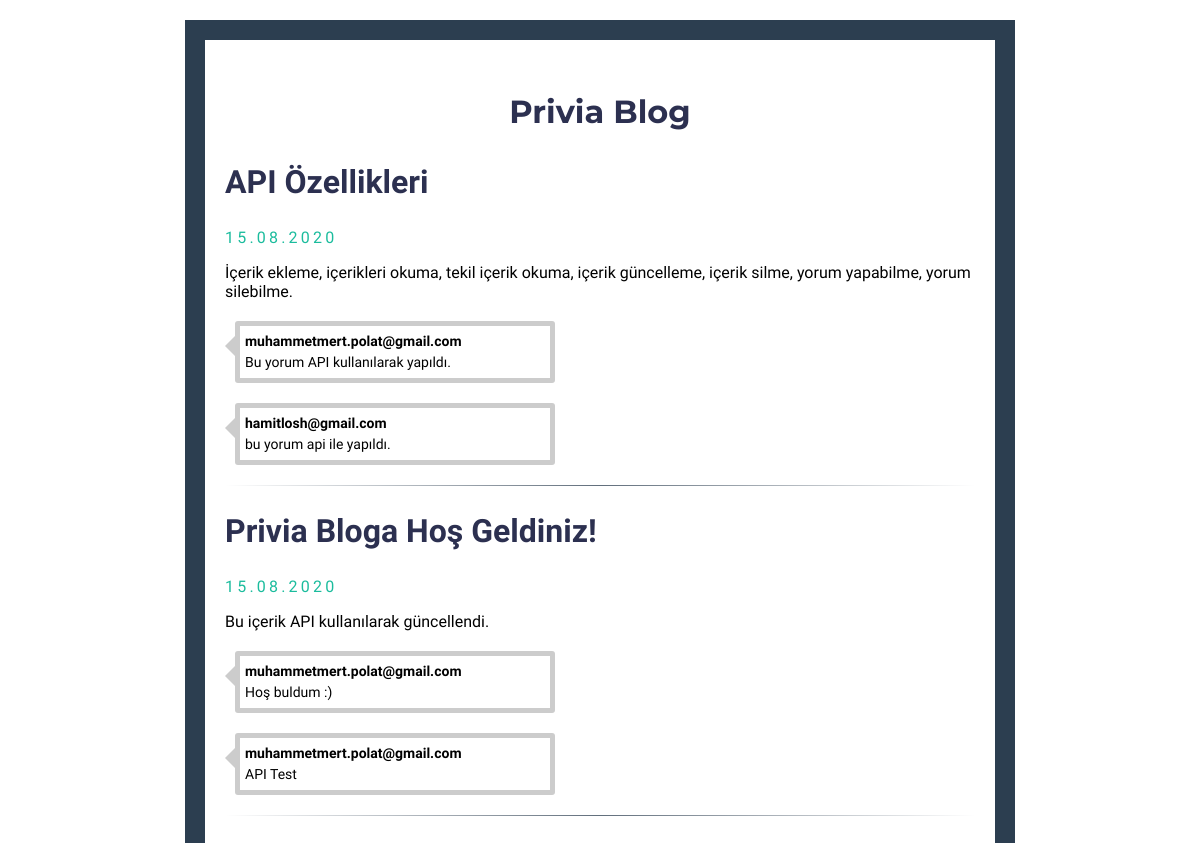
The app's page /files/index.php with its own data.
### tables this page shows
CREATE TABLE `yazilar` (
  `id` int(10) NOT NULL,
  `baslik` varchar(225) NOT NULL,
  `icerik` text NOT NULL,
  `tarih` varchar(225) NOT NULL
);

CREATE TABLE `yorumlar` (
  `id` int(11) NOT NULL,
  `email` varchar(225) NOT NULL,
  `yorum` varchar(225) NOT NULL,
  `hangiposta` int(10) NOT NULL
);

### files/index.php (the view, shortened to what this page needs)
<?php
include("config.php");
?>
<!DOCTYPE html>
<html>
<head>
	<link rel="stylesheet" href="style.css">
</head>
<body>
<center><h3>Privia Blog</h3></center>
<div class="post">
<?php
$query = $db->query("SELECT * FROM yazilar ORDER BY tarih DESC", PDO::FETCH_ASSOC);
if ( $query->rowCount() ){
     foreach( $query as $row ){
     	$postid = $row['id'];
     	?>
     	<h2><?php print $row['baslik']; ?></h2>
<div class="date"><?php print $row['tarih']; ?></div>
<p><?php print $row['icerik']; ?></p>
	<?php
	$query2 = $db->query("SELECT * FROM yorumlar WHERE hangiposta = '$postid'", PDO::FETCH_ASSOC);
if ( $query2->rowCount() ){
     foreach( $query2 as $row2 ){ ?>
          <div class="dialogbox">
    <div class="body">
      <span class="tip tip-left"></span>
      <div class="message">
      	<a style="color:black;font-weight: bold"><?php print $row2['email']; ?></a><br>
        <span><?php print $row2['yorum']; ?></span>
      </div>
    </div>
  </div>
     <?php } } ?>
  <hr>
</div>
<?php } } ?>
</body>
</html>

### files/style.css (style rules this page uses)
body { border: 20px solid #2c3e50; padding:20px; max-width:750px; width:80%; margin:20px auto; font-family: 'Montserrat', sans-serif; font-family: 'Open Sans Condensed', sans-serif; }
h2 { font-size:2.0rem; color:#2c3050; }
h3 { font-family: 'Montserrat', sans-serif; font-size:2.0rem; color:#2c3050; }
.date { color:#1bbc9d; text-transform:uppercase; letter-spacing:0.2rem; }
hr { border: 0; height: 1px; background-image: linear-gradient(to right, rgba(44,62,80, 0), rgba(44,62,80, 0.75), rgba(44,62,80, 0)); }
.post { margin-bottom:20px; }
.tip { width: 0px; height: 0px; position: absolute; background: transparent; border: 10px solid #ccc; }
.tip-left { top: 10px; left: -25px; border-top-color: transparent; border-left-color: transparent; border-bottom-color: transparent; }
.dialogbox .body { position: relative; max-width: 300px; height: auto; margin: 20px 10px; padding: 5px; border-radius: 3px; border: 5px solid #ccc; }
.body .message { min-height: 30px; font-family: 'Open Sans Condensed', sans-serif; border-radius: 3px; font-size: 14px; line-height: 1.5; color: black; }

### records on screen
yazilar: baslik "API Özellikleri", tarih "15.08.2020", icerik "İçerik ekleme, içerikleri okuma, tekil içerik okuma, içerik güncelleme, içerik silme, yorum yapabilme, yorum silebilme."
yorumlar: email "muhammetmert.polat@gmail.com", yorum "Bu yorum API kullanılarak yapıldı."
yorumlar: email "hamitlosh@gmail.com", yorum "bu yorum api ile yapıldı."
yazilar: baslik "Privia Bloga Hoş Geldiniz!", tarih "15.08.2020", icerik "Bu içerik API kullanılarak güncellendi."
yorumlar: email "muhammetmert.polat@gmail.com", yorum "Hoş buldum :)"
yorumlar: email "muhammetmert.polat@gmail.com", yorum "API Test"
